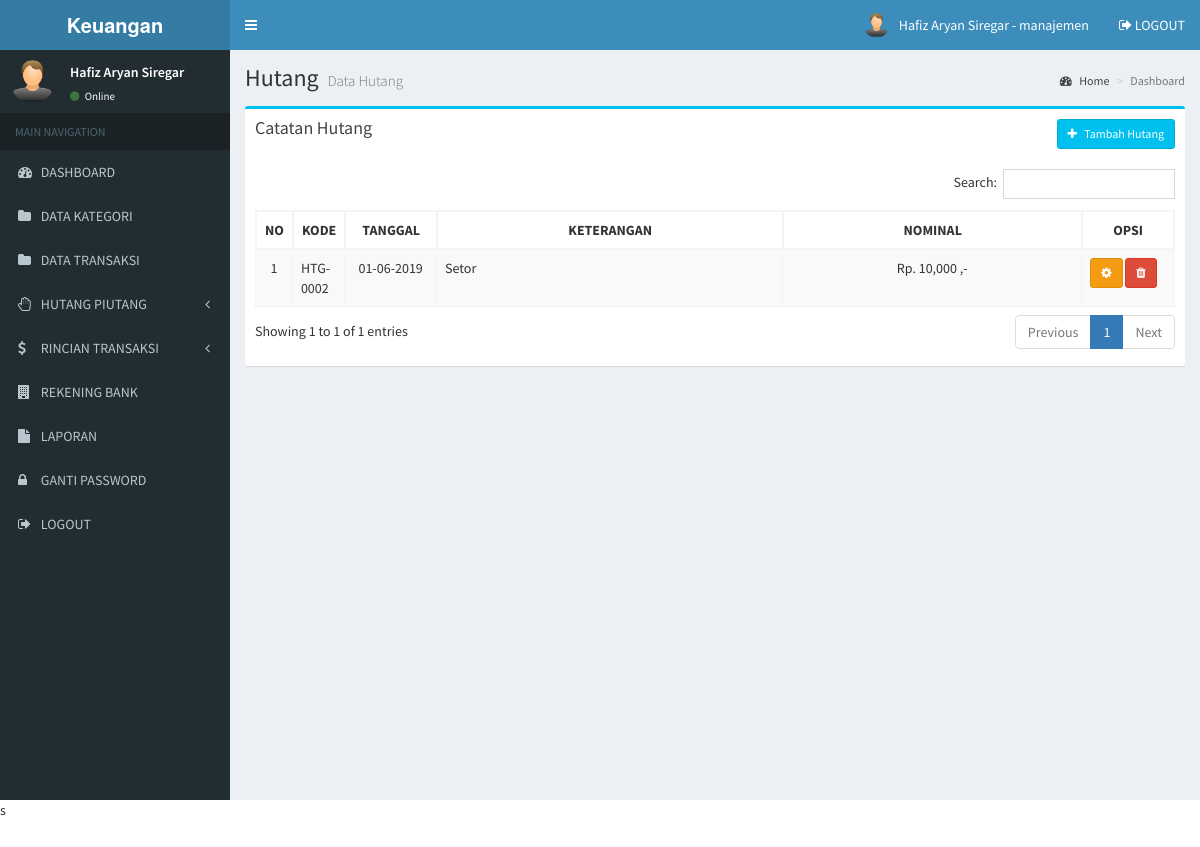
Page /manajemen/hutang.php (signed in) on the committed database.
### tables this page shows
CREATE TABLE `hutang` (
  `hutang_id` int(11) NOT NULL,
  `hutang_tanggal` date NOT NULL,
  `hutang_nominal` int(11) NOT NULL,
  `hutang_keterangan` text NOT NULL
);

### manajemen/hutang.php (the view, shortened to what this page needs)
<?php include 'header.php'; ?>
<div class="content-wrapper">
  <section class="content-header">
    <h1>
      Hutang
      <small>Data Hutang</small>
    </h1>
    <ol class="breadcrumb">
      <li><a href="#"><i class="fa fa-dashboard"></i> Home</a></li>
      <li class="active">Dashboard</li>
    </ol>
  </section>
  <section class="content">
    <div class="row">
      <section class="col-lg-12">
        <div class="box box-info">
          <div class="box-header">
            <h3 class="box-title">Catatan Hutang</h3>
            <div class="btn-group pull-right">
              <button type="button" class="btn btn-info btn-sm" data-toggle="modal" data-target="#exampleModal">
                <i class="fa fa-plus"></i> &nbsp Tambah Hutang
              </button>
            </div>
          </div>
          <div class="box-body">
            <div class="table-responsive">
              <table class="table table-bordered table-striped" id="table-datatable">
                <thead>
                  <tr>
                    <th width="1%">NO</th>
                    <th width="1%">KODE</th>
                    <th width="10%" class="text-center">TANGGAL</th>
                    <th class="text-center">KETERANGAN</th>
                    <th class="text-center">NOMINAL</th>
                    <th width="10%" class="text-center">OPSI</th>
                  </tr>
                </thead>
                <tbody>
                  <?php
                  include '../koneksi.php';
                  $no=1;
                  $data = mysqli_query($koneksi,"SELECT * FROM hutang");
                  while($d = mysqli_fetch_array($data)){
                    ?>
                    <tr>
                      <td class="text-center"><?php echo $no++; ?></td>
                      <td>HTG-000<?php echo $d['hutang_id']; ?></td>
                      <td class="text-center"><?php echo date('d-m-Y', strtotime($d['hutang_tanggal'])); ?></td>
                      <td><?php echo $d['hutang_keterangan']; ?></td>
                      <td class="text-center"><?php echo "Rp. ".number_format($d['hutang_nominal'])." ,-"; ?></td>
                      <td>
                       <button type="button" class="btn btn-warning btn-sm" data-toggle="modal" data-target="#edit_hutang_<?php echo $d['hutang_id'] ?>">
                        <i class="fa fa-cog"></i>
                      </button>
                      <button type="button" class="btn btn-danger btn-sm" data-toggle="modal" data-target="#hapus_hutang_<?php echo $d['hutang_id'] ?>">
                        <i class="fa fa-trash"></i>
                      </button>
                    </td>
                  </tr>
                  <?php
                }
                ?>
              </tbody>
            </table>
          </div>
        </div>
      </div>
    </section>
  </div>
</section>
</div>
<?php include 'footer.php'; ?>s

### manajemen/header.php (style rules this page uses)
#table-datatable { width: 100% !important; }
#table-datatable .sorting_disabled { border: 1px solid #f4f4f4; }

### rows in the picture
hutang: hutang_id "2", hutang_tanggal "01-06-2019", hutang_keterangan "Setor", hutang_nominal "10,000"

### other values in the picture
$_SESSION['nama'] "Hafiz Aryan Siregar"
$_SESSION['level'] "manajemen"
